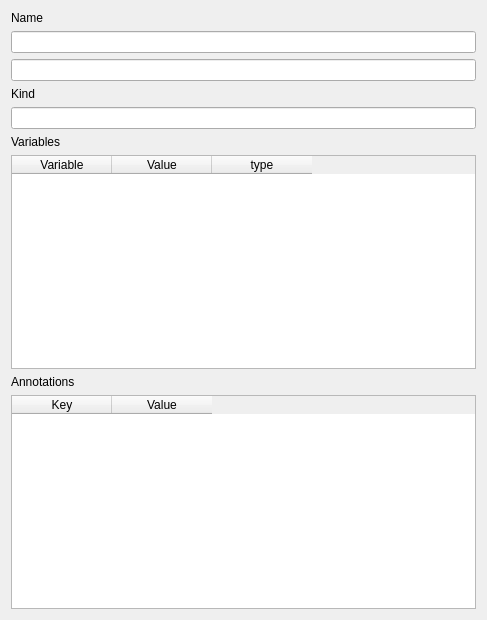
<?xml version="1.0" encoding="UTF-8"?>
<ui version="4.0">
 <class>Dialog</class>
 <widget class="QDialog" name="Dialog">
  <property name="geometry">
   <rect>
    <x>0</x>
    <y>0</y>
    <width>487</width>
    <height>620</height>
   </rect>
  </property>
  <property name="windowTitle">
   <string>Dialog</string>
  </property>
  <layout class="QGridLayout" name="gridLayout">
   <item row="7" column="0">
    <widget class="QLabel" name="label_variables">
     <property name="text">
      <string>Variables</string>
     </property>
    </widget>
   </item>
   <item row="1" column="0">
    <widget class="QLineEdit" name="lineEdit_name"/>
   </item>
   <item row="2" column="0">
    <widget class="QLineEdit" name="lineEdit_unique_id">
     <property name="readOnly">
      <bool>true</bool>
     </property>
    </widget>
   </item>
   <item row="3" column="0">
    <widget class="QLabel" name="label_kind">
     <property name="text">
      <string>Kind</string>
     </property>
    </widget>
   </item>
   <item row="4" column="0">
    <widget class="QLineEdit" name="lineEdit_kind">
     <property name="readOnly">
      <bool>true</bool>
     </property>
    </widget>
   </item>
   <item row="0" column="0">
    <widget class="QLabel" name="label_name">
     <property name="text">
      <string>Name</string>
     </property>
    </widget>
   </item>
   <item row="8" column="0">
    <widget class="QTableWidget" name="tableWidget_variables">
     <property name="columnCount">
      <number>3</number>
     </property>
     <column>
      <property name="text">
       <string>Variable</string>
      </property>
     </column>
     <column>
      <property name="text">
       <string>Value</string>
      </property>
     </column>
     <column>
      <property name="text">
       <string>type</string>
      </property>
     </column>
    </widget>
   </item>
   <item row="10" column="0">
    <widget class="QTableWidget" name="tableWidget_annotations">
     <column>
      <property name="text">
       <string>Key</string>
      </property>
     </column>
     <column>
      <property name="text">
       <string>Value</string>
      </property>
     </column>
    </widget>
   </item>
   <item row="9" column="0">
    <widget class="QLabel" name="label_annotations">
     <property name="text">
      <string>Annotations</string>
     </property>
     <property name="wordWrap">
      <bool>true</bool>
     </property>
    </widget>
   </item>
  </layout>
 </widget>
 <resources/>
 <connections/>
</ui>
